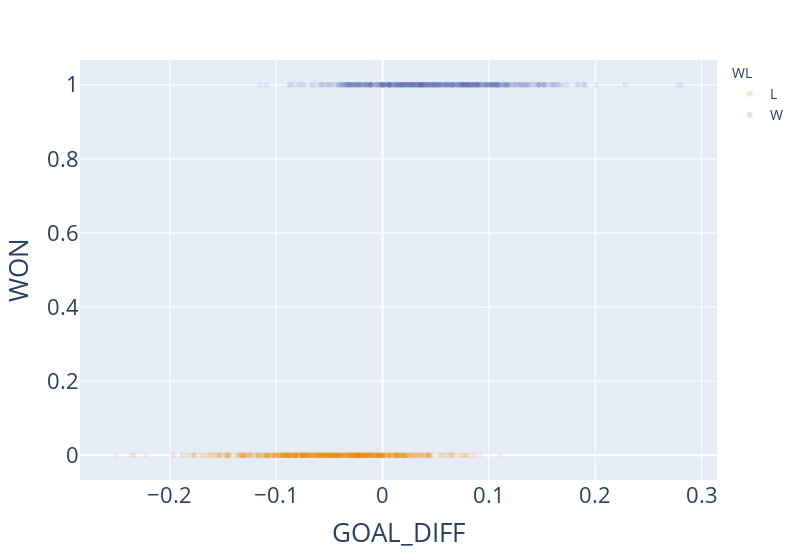

Here is the notebook cell this chart was saved with:
### Markdown cell above
Because the only possible values of `"WON"` are 0 or 1, the visualization above shows significant overplotting. 

We can modify the transparency of the points to better see the data density:

### Code cell
# Increase the transparency of the points
px.scatter(games, 
           x="GOAL_DIFF", y="WON", color="WL", 
           hover_data=['TEAM_NAME', 'TEAM_NAME_OPP'],
           opacity=0.1
           )

### Figure 1 — Plotly figure (JSON) as saved in the notebook; plotly's stock layout.template omitted (floating-point values rounded to 4 significant figures; data arrays with more than 128 entries replaced by an {"elided": "..."} marker saying what was removed)
{"data": [{"customdata": {"elided": "625x2 str values"}, "hovertemplate": "WL=L<br>GOAL_DIFF=%{x}<br>WON=%{y}<br>TEAM_NAME=%{customdata[0]}<br>TEAM_NAME_OPP=%{customdata[1]}<extra></extra>", "legendgroup": "L", "marker": {"color": "rgb(229, 134, 6)", "opacity": 0.1, "symbol": "circle"}, "mode": "markers", "name": "L", "showlegend": true, "type": "scattergl", "x": {"elided": "625 float values"}, "xaxis": "x", "y": {"elided": "625 int values"}, "yaxis": "y"}, {"customdata": {"elided": "605x2 str values"}, "hovertemplate": "WL=W<br>GOAL_DIFF=%{x}<br>WON=%{y}<br>TEAM_NAME=%{customdata[0]}<br>TEAM_NAME_OPP=%{customdata[1]}<extra></extra>", "legendgroup": "W", "marker": {"color": "rgb(93, 105, 177)", "opacity": 0.1, "symbol": "circle"}, "mode": "markers", "name": "W", "showlegend": true, "type": "scattergl", "x": {"elided": "605 float values"}, "xaxis": "x", "y": {"elided": "605 int values"}, "yaxis": "y"}], "layout": {"legend": {"title": {"text": "WL"}, "tracegroupgap": 0}, "margin": {"t": 60}, "width": 800, "xaxis": {"anchor": "y", "domain": [0, 1], "title": {"text": "GOAL_DIFF"}}, "yaxis": {"anchor": "x", "domain": [0, 1], "title": {"text": "WON"}}}}
